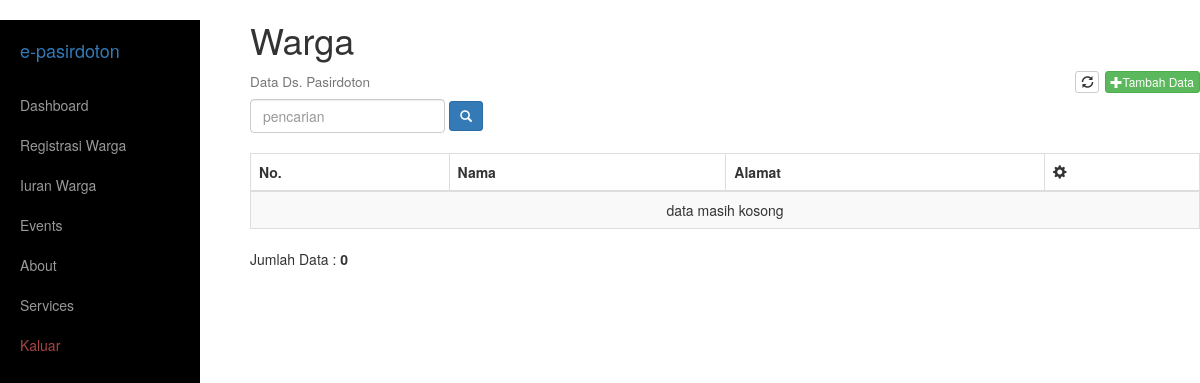
/warga/data.php (signed in), run on an earlier commit of the app's database.
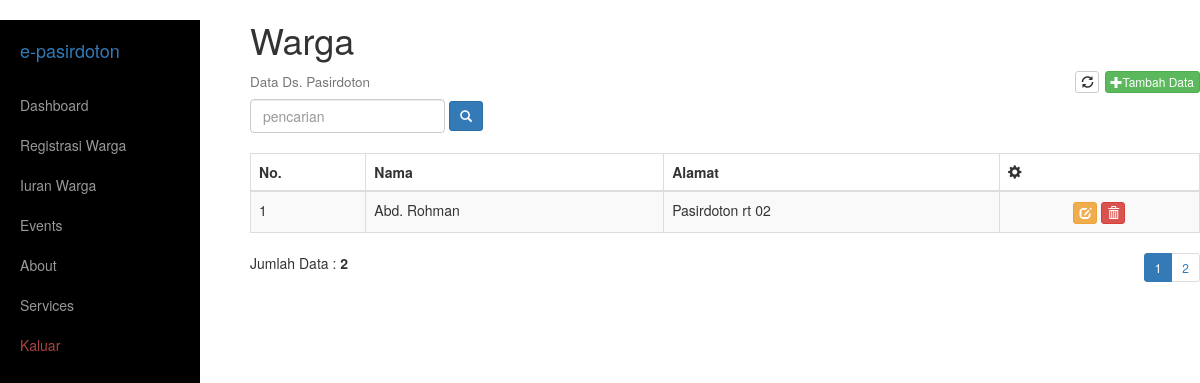
And on a later commit of the database.
### tables this page shows
CREATE TABLE `m_warga` (
  `id_warga` varchar(50) NOT NULL,
  `jns_identitas` varchar(20) DEFAULT NULL,
  `no_identitas` varchar(20) DEFAULT NULL,
  `nama_warga` varchar(80) DEFAULT NULL,
  `alamat` varchar(80) DEFAULT NULL
);

### _config/config.php (called while the page is built, shortened)
<?php
function base_url($url= null){
    $base_url = "http://localhost/pasdot";
    if($url != null){
        return $base_url."/".$url;
    }else{
        return $base_url;
    }
}

### warga/data.php (the view, shortened to what this page needs)
<?php
include_once "../header.php";
?>
<div class="box">
    <h1>Warga</h1>
        <h4><small> Data Ds. Pasirdoton</small>
            <div class ="pull-right">
                <a href="" class="btn btn-default btn-xs"> <i class="glyphicon glyphicon-refresh"></i></a>
                <a href="add.php" class="btn btn-success btn-xs"> <i class="glyphicon glyphicon-plus"></i>Tambah Data</a>
            </div>
        </h4>
        <div style ="margin-bottom: 20px;">
            <form class="form-inline" action ="" method="post">
                <div class="form-group">
                    <input type="text" name="pencarian" class="form-control" placeholder="pencarian"></input>
                </div>
                <div class="form-group">
                    <button type="submit" class="btn btn-primary btn-sm"><span  class="glyphicon glyphicon-search" aria-hidden="true"></span></button>
                </div>
            </form>
        </div>
    <div class="table-responsive">
        <table class ="table table-striped table-bordered table-hover">
            <thead>
                <tr>
                    <th> No.</th>
                    <th> Nama</th>
                    <th>Alamat</th>
                    <th><i class="glyphicon glyphicon-cog"></i></th>
                </tr>
            </thead>
            <tbody>
                <?php
                    $batas= 1;
                    $hal= @$_GET['hal'];
                    if(empty($hal)){
                        $posisi = 0;
                        $hal = 1;
                    }else{
                        $posisi= ($hal - 1) * $batas;
                    }
                    if ($_SERVER['REQUEST_METHOD']=="POST"){
                        $pencarian=trim(mysqli_real_escape_string($con,$_POST['pencarian']));
                        $no = 1;
                        if ($pencarian !=''){
                            $sql="SELECT * FROM m_warga WHERE nama_warga LIKE '%$pencarian%'";
                            $query=$sql;
                            $queryJml=$sql;
                        }else{
                            $query = "SELECT * FROM m_warga LIMIT $posisi,$batas";
                            $queryJml="SELECT * FROM m_warga";
                            $no=$posisi + 1;
                        }
                    }else{
                        $query = "SELECT * FROM m_warga LIMIT $posisi,$batas";
                        $queryJml="SELECT * FROM m_warga";
                        $no=$posisi + 1;
                    }
                    $sql_warga = mysqli_query($con,$query) or die(mysqli_error($con)) ;
                    IF (mysqli_num_rows($sql_warga) > 0 ){
                        while ($data = mysqli_fetch_assoc($sql_warga)) {
                ?>
                                <tr>
                                    <td><?= $no++ ?></td>
                                    <td><?=$data["nama_warga"] ?></td>
                                    <td><?=$data["alamat"] ?></td>
                                    <td class="text-center">
                                        <a href="edit.php?id=<?=$data["id_warga"]?>" class="btn btn-warning btn-xs"><i class="glyphicon glyphicon-edit"></i></a>
                                        <a href="del.php?id=<?=$data["id_warga"]?>" class="btn btn-danger btn-xs" onclick="return confirm('Yakin Akan Menghapus Data')"><i class="glyphicon glyphicon-trash"></i></a>
                                    </td>
                                </tr>
                <?php
                        }
                    }else{
                        echo "<tr><td colspan =\"4\" align=\"center\"> data masih kosong</td></tr>";
                    }
                ?>
            </tbody>
        </table>
    </div>
    <?php
        if(!isset($_POST['pencarian'])){?>
            <div style ="float:left;">
                <?php
                    $jml=mysqli_num_rows(mysqli_query($con,$queryJml));
                    echo "Jumlah Data : <b>$jml</b>";
                ?>
            </div>
            <div style="float:right;">
                    <ul class ="pagination pagination-sm" style="margin:0">
                        <?php
                            $jml_hal = ceil($jml / $batas);
                            for($i = 1; $i <= $jml_hal; $i++){
                                if($i != $hal){
                                    echo "<li><a href=\"?hal=$i\">$i</a></li>";
                                }else{
                                    echo "<li class=\"active\"><a>$i</a></li>";
                                }
                            }
                        ?>
                    </ul>
                </div>
        <?php
        }else{
            echo "<div style=\"float:left;\">";
            $jml=mysqli_num_rows(mysqli_query($con,$queryJml));
            echo "Data Hasil pencarian = <b>$jml</b>";
            echo"</div>";
        }
    ?>
</div>

### header.php (shortened to what this page needs)
<?php
 require_once "_config/config.php";
?>
<!DOCTYPE html>
<html lang="en">
    <head>
        <link href="<?=base_url('/_asset/css/bootstrap.min.css')?>" rel="stylesheet">
        <link href="<?=base_url('/_asset/css/simple-sidebar.css')?>" rel="stylesheet">
    </head>
    <body>
        <div id="wrapper">
            <div id="sidebar-wrapper" class="col-xs-col-xs-offset-12" style ="width:200px;">
                <ul class="sidebar-nav ">
                    <li class="sidebar-brand">
                    <a href="<?=base_url('dasboard/');?>" ><span class="text-primary">e-pasirdoton</span>
                    </a>
                    </li>
                    <li>
                        <a href="<?=base_url('dasboard/');?>">Dashboard</a>
                    </li>
                    <li>
                        <a href="<?=base_url('warga/');?>">Registrasi Warga</a>
                    </li>
                    <li>
                        <a href="#">Iuran Warga</a>
                    </li>
                    <li>
                        <a href="#">Events</a>
                    </li>
                    <li>
                        <a href="#">About</a>
                    </li>
                    <li>
                        <a href="#">Services</a>
                    </li>
                    <li>
                        <a href="<?=base_url('auth/logout.php')?>"><span class="text-danger">Kaluar</span></a>
                    </li>
                </ul>
            </div>

### _asset/css/simple-sidebar.css (style rules this page uses)
#wrapper { padding-left: 0; -webkit-transition: all 0.5s ease; -moz-transition: all 0.5s ease; -o-transition: all 0.5s ease; transition: all 0.5s ease; }
#sidebar-wrapper { z-index: 1000; position: fixed; left: 250px; width: 0; height: 100%; margin-left: -250px; overflow-y: auto; background: #000; -webkit-transition: all 0.5s ease; -moz-transition: all 0.5s ease; -o-transition: all 0.5s ease; transition: all 0.5s ease; }
.sidebar-nav { position: absolute; top: 0; width: 250px; margin: 0; padding: 0; list-style: none; }
.sidebar-nav li { text-indent: 20px; line-height: 40px; }
.sidebar-nav li a { display: block; text-decoration: none; color: #999999; }
.sidebar-nav > .sidebar-brand { height: 65px; font-size: 18px; line-height: 60px; }
.sidebar-nav > .sidebar-brand a { color: #999999; }
@media (min-width:768px) { #wrapper { padding-left: 250px; } }
@media (min-width:768px) { #sidebar-wrapper { width: 250px; } }

What changed in the data, as far as the page shows it:
added m_warga: nama_warga "Abd. Rohman", alamat "Pasirdoton rt 02"
Also different on the page:
$jml: "0" → "2"
new list line: "1"
new list line: "2"
text no longer shown: "data masih kosong"
